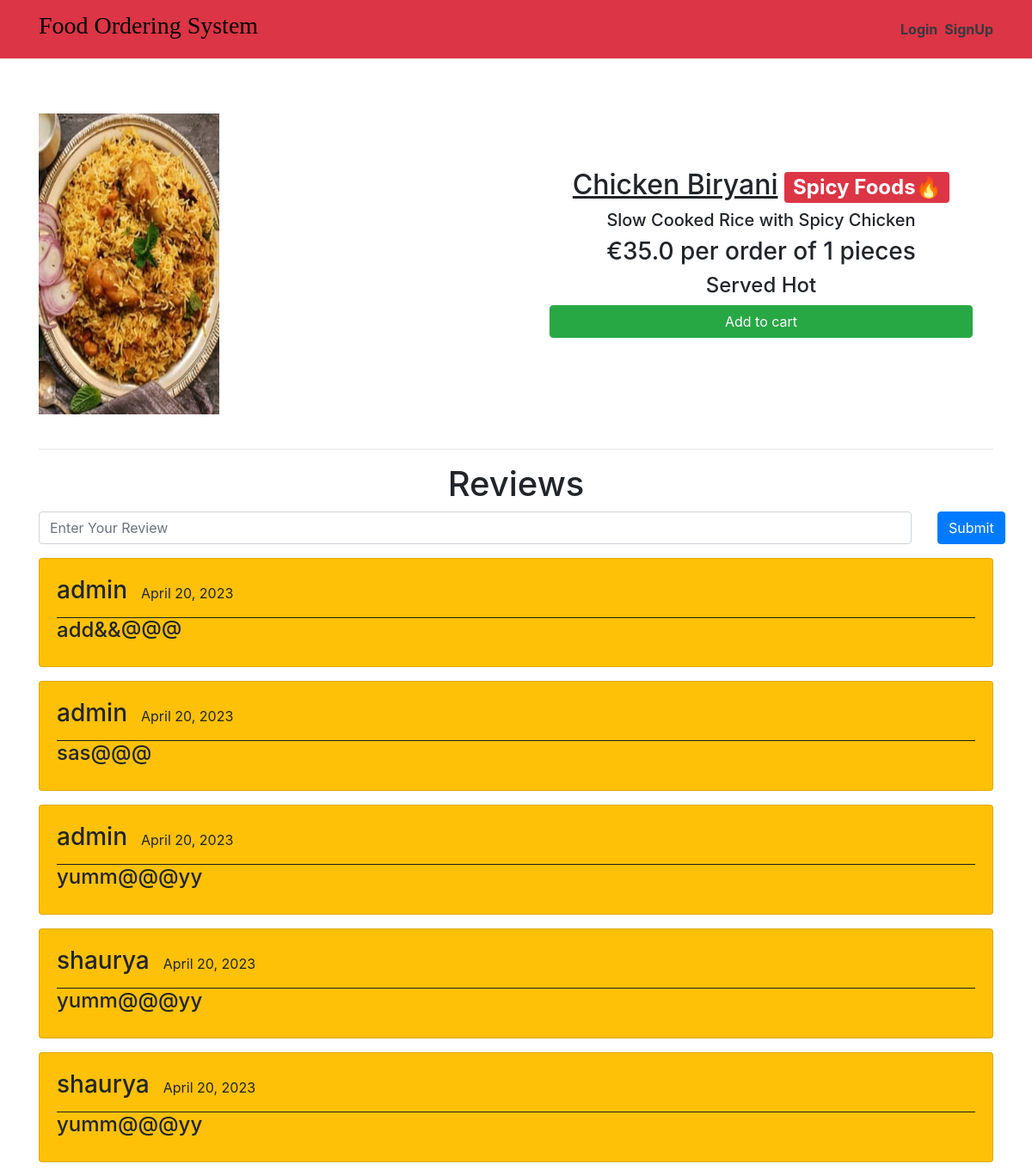
/dishes/pancit_palabok, run on the app's committed database.
### main/models.py (models this page shows, shortened)
class Item(models.Model):
    LABELS = (
        ('Best Selling Food', 'Best Selling Food'),
        ('New Food', 'New Food'),
        ('Spicy Food🔥', 'Spicy Food🔥'),
    )
    LABEL_COLOUR = (
        ('danger', 'danger'),
        ('success', 'success'),
        ('primary', 'primary'),
        ('info', 'info'),
        ('warning', 'warning'),
    )
    title = models.CharField(max_length=150)
    description = models.CharField(max_length=250,blank=True)
    price = models.FloatField()
    pieces = models.IntegerField(default=6)
    instructions = models.CharField(max_length=250,default="Available")
    image = models.ImageField(default='default.png', upload_to='images/')
    labels = models.CharField(max_length=25, choices=LABELS, blank=True)
    label_colour = models.CharField(max_length=15, choices=LABEL_COLOUR, blank=True)
    slug = models.SlugField(default="foods")
    created_by = models.ForeignKey(User, on_delete=models.CASCADE)

class Reviews(models.Model):
    user = models.ForeignKey(User, on_delete = models.CASCADE)
    item = models.ForeignKey(Item, on_delete = models.CASCADE)
    rslug = models.SlugField()
    review = models.TextField()
    posted_on = models.DateField(default=timezone.now)
    class Meta:
        verbose_name = 'Review'
        verbose_name_plural = 'review'

### main/views.py (the view)
# urls.py: path('dishes/<slug>', views.menuDetail, name='dishes'),
def menuDetail(request, slug):
    item = Item.objects.filter(slug=slug).first()
    reviews = Reviews.objects.filter(rslug=slug).order_by('-id')[:7]
    context = {
        'item' : item,
        'reviews' : reviews,
    }
    return render(request, 'main/dishes.html', context)

### main/templates/main/dishes.html (shortened to what this page needs)
{% extends "main/layout.html" %}
{% block content %}
<div class="dishes">
  <main class="mt-3 pt-4 main">
    <div class="container dark-grey-text">
      <div class="row wow fadeIn">
        <div class="col-md-6 mb-4">
          <img src="{{ item.image.url }}" class="img-fluid mt-4" alt="">
        </div>
        <div class="col-md-6 mb-4 information">
          <div class="p-4 content">
            <div class="mt-0">
                <h2><u>{{ item.title }}</u><span class="badge badge-{{ item.label_colour }} ml-2">{{ item.labels }}</span></h2>
            </div>
            <div class="lead">
              {% if item.description %}
              <h5>{{ item.description }}</h5>
              {% endif %}
              <h3>€{{ item.price }} per order of {{ item.pieces}} pieces</h3>
              <h4>{{ item.instructions }}</h4>
            </div>
            <a href="{% url 'main:add-to-cart' item.slug %}" class="btn btn-success btn-md my-0 p">Add to cart</a>
          </div>
        </div>
      </div>
      <hr>
    </div>
  </main>
  <div class="container">
    <h1 class="text-center">Reviews</h1>
    <form action="{% url 'main:add_reviews' %}" method="POST" class="mb-3">
      <div class="row">
        <div class="col-sm-11">
          <input type="text" name="review" class="form-control" placeholder="Enter Your Review" onkeyup="this.value=this.value.replace(/[^\w\s]/gi,'')">
        </div>
        <div class="col-sm-1">
          <button type="submit" class="btn btn-primary">Submit</button>
        </div>
      </div>
    </form>
    {% for review in reviews %}
    <div class="main-reviews card bg-warning mb-3">
      <div class="card-body">
        <div class="user_details" style="display: flex; border-bottom: 1px solid rgb(31, 30, 30);">
          <h3 class="mr-3">{{ review.user.username }} </h3>
          <p class="mt-2">{{ review.posted_on }}</p>
        </div>
          <h4>{{ review.review }}</h4>
      </div>
    </div>
    {% endfor %}
  </div>
</div>
{% endblock content %}

### main/static/main/styles.css (style rules this page uses)
.dishes .main .container .row img { max-width: 540px; max-height: 450px; width: fit-content; }
.dishes .main .container .row .content { display: flex; flex-direction: column; text-align: center; justify-content: center; }
.dishes .main .container .row .information { display: flex; flex-direction: column; text-align: center; justify-content: center; }

### data on the page
Item: image (picture), title "Chicken Biryani", labels "Spicy Foods🔥", description "Slow Cooked Rice with Spicy Chicken", price "35.0", pieces "1", instructions "Served Hot"
Reviews: user.username "admin", posted_on "April 20, 2023", review "add&&@@@"
Reviews: user.username "admin", posted_on "April 20, 2023", review "sas@@@"
Reviews: user.username "admin", posted_on "April 20, 2023", review "yumm@@@yy"
Reviews: user.username "shaurya", posted_on "April 20, 2023", review "yumm@@@yy"
Reviews: user.username "shaurya", posted_on "April 20, 2023", review "yumm@@@yy"
